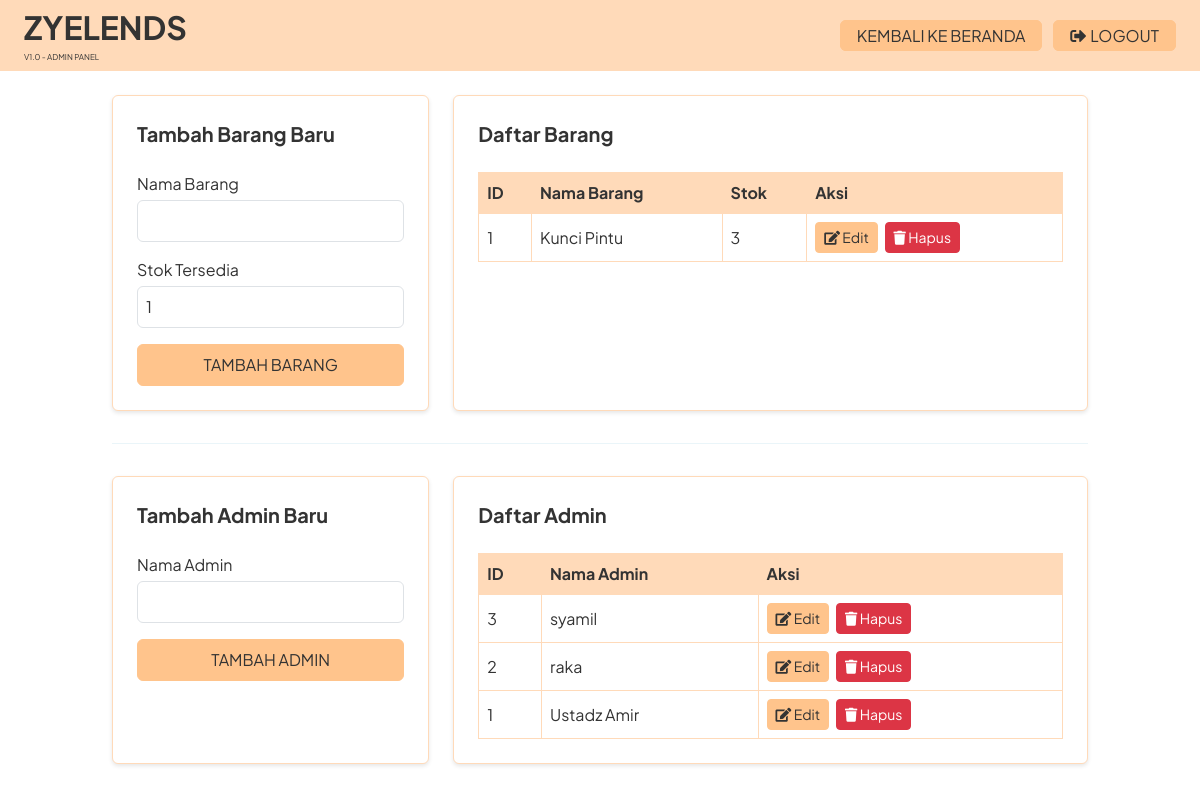
/admin.php (signed in), run on the app's committed database.
### tables this page shows
CREATE TABLE `barang_list` (
  `id` int(11) NOT NULL,
  `nama_barang` varchar(255) NOT NULL,
  `harga_per_jam` int(11) NOT NULL DEFAULT 0,
  `harga_per_hari` int(11) NOT NULL DEFAULT 0,
  `stok` int(11) NOT NULL DEFAULT 0
);

CREATE TABLE `admin_list` (
  `id` int(11) NOT NULL,
  `nama_admin` varchar(255) NOT NULL
);

### admin.php (the view, shortened to what this page needs)
<?php
include 'config.php';
    ?>
    <?php
$sql_items = "SELECT id, nama_barang, stok FROM barang_list ORDER BY id DESC";
$stmt_items = $conn->prepare($sql_items);
$stmt_items->execute();
$items = $stmt_items->fetchAll(PDO::FETCH_ASSOC);
$sql_admins = "SELECT id, nama_admin FROM admin_list ORDER BY id DESC";
$stmt_admins = $conn->prepare($sql_admins);
$stmt_admins->execute();
$admins = $stmt_admins->fetchAll(PDO::FETCH_ASSOC);
?>
<!DOCTYPE html>
<html lang="id">
<head>
  <script src="https://cdn.tailwindcss.com"></script>
  <link rel="stylesheet" href="https://cdnjs.cloudflare.com/ajax/libs/font-awesome/5.15.3/css/all.min.css"/>
  <link href="https://cdn.jsdelivr.net/npm/bootstrap@5.3.0/dist/css/bootstrap.min.css" rel="stylesheet"/>
</head>
<body>
  <header class="header px-4 py-2 flex justify-between items-center">
    <div style="display: flex; flex-direction: column; align-items: flex-start; gap: 5px;">
      <h1 style="font-size: 2rem; font-weight: bold;">ZYELENDS</h1>
      <p style="font-size: 0.5rem;">V1.0 - ADMIN PANEL</p>
    </div>
    <nav class="header-nav space-x-2">
      <a href="index.php" class="px-3 py-1 rounded">KEMBALI KE BERANDA</a>
      <a href="admin.php?logout=true" class="px-3 py-1 rounded btn-logout" onclick="return confirm('Yakin ingin logout dari Admin Panel?')">
        <i class="fas fa-sign-out-alt me-1"></i>LOGOUT
      </a>
    </nav>
  </header>
  <main class="container mx-auto px-4 py-6">
    <div class="flex flex-col md:flex-row gap-6 mb-8">
      <div class="w-full md:w-1/3">
        <div class="box-shadow rounded p-4 h-full">
          <h3 class="text-xl font-bold mb-4">Tambah Barang Baru</h3>
          <form id="addItemForm" method="POST" action="admin.php">
            <div class="mb-3">
              <label class="block mb-1">Nama Barang</label>
              <input type="text" name="nama_barang" class="w-full p-2 border rounded" required>
            </div>
            <div class="mb-3">
              <label class="block mb-1">Stok Tersedia</label>
              <input type="number" name="stok" class="w-full p-2 border rounded" min="0" value="1" required> </div>
            <button type="submit" class="w-full py-2 rounded btn-primary-pastel">
              TAMBAH BARANG
            </button>
          </form>
        </div>
      </div>
      <div class="w-full md:w-2/3">
        <div class="box-shadow rounded p-4 h-full">
          <h3 class="text-xl font-bold mb-4">Daftar Barang</h3>
          <div class="fixed-header-table"> <table class="min-w-full border-collapse">
              <thead>
                <tr>
                  <th class="px-2 py-2">ID</th>
                  <th class="px-2 py-2">Nama Barang</th>
                  <th class="px-2 py-2">Stok</th>
                  <th class="px-2 py-2">Aksi</th>
                </tr>
              </thead>
              <tbody>
                <?php foreach ($items as $item): ?>
                <tr>
                  <td class="px-2 py-2"><?= $item['id'] ?></td>
                  <td class="px-2 py-2"><?= htmlspecialchars($item['nama_barang']) ?></td>
                  <td class="px-2 py-2"><?= $item['stok'] ?></td>
                  <td class="px-2 py-2">
                    <button class="btn btn-sm btn-inverse me-1" onclick="editItem(<?= $item['id'] ?>, '<?= addslashes(htmlspecialchars($item['nama_barang'])) ?>', <?= $item['stok'] ?>)">
                      <i class="fas fa-edit"></i> Edit
                    </button>
                    <a href="admin.php?delete_item=<?= $item['id'] ?>" class="btn btn-sm btn-danger" onclick="return confirm('Yakin ingin menghapus barang ini?')">
                      <i class="fas fa-trash"></i> Hapus
                    </a>
                  </td>
                </tr>
                <?php endforeach; ?>
              </tbody>
            </table>
          </div>
        </div>
      </div>
    </div>
    <hr class="my-8 border-pastel-blue">
     <div class="flex flex-col md:flex-row gap-6">
        <div class="w-full md:w-1/3">
            <div class="box-shadow rounded p-4 h-full">
                <h3 class="text-xl font-bold mb-4">Tambah Admin Baru</h3>
                <form id="addAdminForm" method="POST" action="admin.php">
                    <div class="mb-3">
                        <label class="block mb-1">Nama Admin</label>
                        <input type="text" name="nama_admin" class="w-full p-2 border rounded" required>
                    </div>
                    <button type="submit" class="w-full py-2 rounded btn-primary-pastel">
                        TAMBAH ADMIN
                    </button>
                </form>
            </div>
        </div>
        <div class="w-full md:w-2/3">
            <div class="box-shadow rounded p-4 h-full">
                <h3 class="text-xl font-bold mb-4">Daftar Admin</h3>
                 <div class="fixed-header-table"> <table class="min-w-full border-collapse">
                        <thead>
                            <tr>
                                <th class="px-2 py-2">ID</th>
                                <th class="px-2 py-2">Nama Admin</th>
                                <th class="px-2 py-2">Aksi</th>
                            </tr>
                        </thead>
                        <tbody>
                            <?php foreach ($admins as $admin): ?>
                            <tr>
                                <td class="px-2 py-2"><?= $admin['id'] ?></td>
                                <td class="px-2 py-2"><?= htmlspecialchars($admin['nama_admin']) ?></td>
                                <td class="px-2 py-2">
                                    <button class="btn btn-sm btn-inverse me-1" onclick="editAdmin(<?= $admin['id'] ?>, '<?= addslashes(htmlspecialchars($admin['nama_admin'])) ?>')">
                                        <i class="fas fa-edit"></i> Edit
                                    </button>
                                    <a href="admin.php?delete_admin=<?= $admin['id'] ?>" class="btn btn-sm btn-danger" onclick="return confirm('Yakin ingin menghapus admin ini?')">
                                        <i class="fas fa-trash"></i> Hapus
                                    </a>
                                </td>
                            </tr>
                            <?php endforeach; ?>
                        </tbody>
                    </table>
                </div>
            </div>
        </div>
    </div>
  </main>
</body>
</html>

### admin.php (style rules this page uses)
html, body { font-family: 'Plus Jakarta Sans', sans-serif; background-color: #FFFFFF; color: #333333; }
.header { background-color: #FFDAB9; color: #333333; }
.header-nav a { background-color: #FFC48C; color: #333333; border: 1px solid #FFC48C; transition: all 0.2s ease; }
.btn-inverse { background-color: #FFC48C; color: #333333; border: 1px solid #FFC48C; transition: all 0.3s ease; }
.btn-primary-pastel { background-color: #FFC48C; color: #333333; border: 1px solid #FFC48C; }
.btn-logout { background-color: #ff6b6b; color: white; border: 1px solid #ff6b6b; transition: all 0.3s ease; }
.box-shadow { background-color: #FFFFFF; border: 1px solid #FFDAB9; box-shadow: 0 2px 4px rgba(0,0,0,0.1); }
table.min-w-full { border: 1px solid #FFDAB9; }
table.min-w-full th { background-color: #FFDAB9; color: #333333; border: 1px solid #FFDAB9; padding: 8px; }
table.min-w-full td { border: 1px solid #FFDAB9; padding: 8px; }
.fixed-header-table { max-height: 300px; overflow-y: auto; position: relative; }
.fixed-header-table thead th { position: sticky; top: 0; z-index: 1; background-color: #FFDAB9; }

### data on the page
barang_list: id "1", nama_barang "Kunci Pintu", stok "3"
admin_list: id "3", nama_admin "syamil"
admin_list: id "2", nama_admin "raka"
admin_list: id "1", nama_admin "Ustadz Amir"
